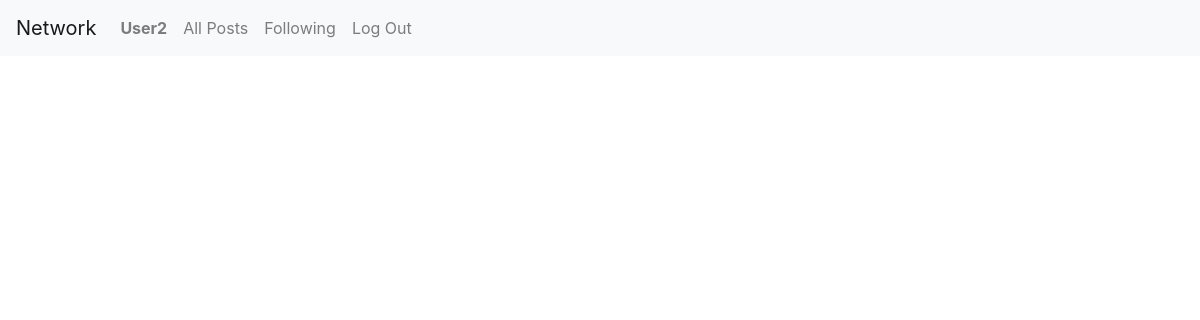
Before: /following (signed in) with the older database file.
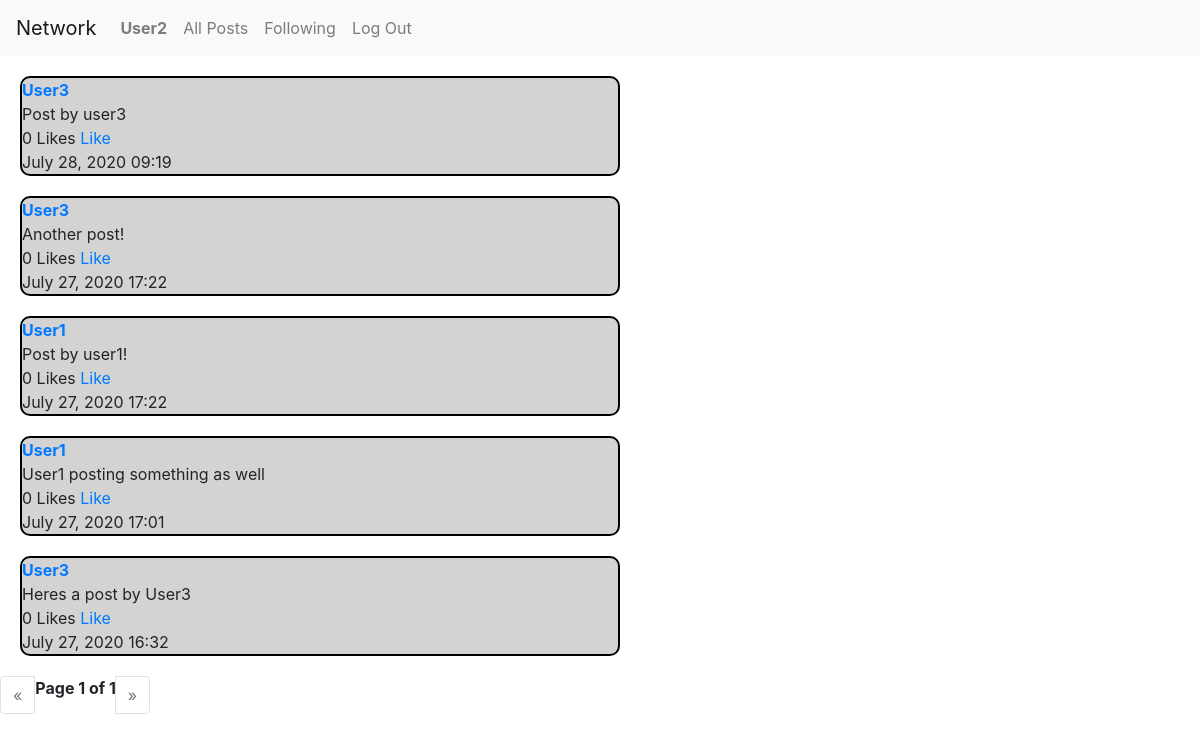
After: the same page with the newer database file.
### network/models.py (models this page shows, shortened)
class Post(models.Model):
    user = models.ForeignKey(User, on_delete=models.CASCADE, related_name="auth")
    post = models.CharField(max_length = 140)
    likes = models.IntegerField(default=0, blank=True, null=True)
    time = models.CharField(max_length = 40, null=True)
    class Meta:
        ordering = ['-time']

class User(AbstractUser):
    pass

### network/views.py (the view)
# urls.py: path("following", views.following_view, name="following"),
def following_view(request):
    current_user = request.user
    current_user_follows = current_user.user_followed.all()
    following = []
    for follows in current_user_follows:
        user = follows.user_following
        if user in following:
            pass
        else:
            following.append(user)
    posts_list = Post.objects.all()
    posts = []
    for post in posts_list:
        if post.user in following:
            posts.append(post)
        else:
            pass
    paginator = Paginator(posts, 10)
    page = request.GET.get('page')
    posts = paginator.get_page(page)
    return render(request, "network/following.html",{
    "posts": posts,
    "following": following
    })

### network/templates/network/following.html (shortened to what this page needs)
{% extends 'network/layout.html' %}
{% block body %}
  {% for post in posts %}
    {% if post.user in following %}
    <div class="post">
      <a href="{% url 'profile' username=post.user %}"><strong>{{ post.user }}</strong></a>
      <br>
      {{ post.post }}
      <br>
      <div class="like">
        {{ post.likes }} Likes
        <a href=""class="likes">Like</a>
      </div>
      {{ post.time }}
    </div>
    {% endif %}
  {% endfor %}
{% endblock %}

### network/templates/network/layout.html (shortened to what this page needs)
{% load static %}
<!DOCTYPE html>
<html lang="en">
    <head>
        <link rel="stylesheet" href="https://stackpath.bootstrapcdn.com/bootstrap/4.4.1/css/bootstrap.min.css">
        <link href="{% static 'network/styles.css' %}" rel="stylesheet">
    </head>
    <body>
        <nav class="navbar navbar-expand-lg navbar-light bg-light">
            <a class="navbar-brand" href="#">Network</a>
            <div>
              <ul class="navbar-nav mr-auto">
                {% if user.is_authenticated %}
                    <li class="nav-item">
                        <a class="nav-link" href="{{ user.username }}"><strong>{{ user.username }}</strong></a>
                    </li>
                {% endif %}
                <li class="nav-item">
                  <a class="nav-link" href="{% url 'index' %}">All Posts</a>
                </li>
                {% if user.is_authenticated %}
                    <li class="nav-item">
                        <a class="nav-link" href="{% url 'following' %}">Following</a>
                    </li>
                    <li class="nav-item">
                        <a class="nav-link" href="{% url 'logout' %}">Log Out</a>
                    </li>
                {% endif %}
              </ul>
            </div>
          </nav>
        <div class="body">
            {% block body %}
            {% endblock %}
            {% if user.is_authenticated %}
            {% if posts %}
          <nav aria-label="Page navigation">
            <ul class="pagination">
              {% if posts.has_previous %}
              <li class="page-item">
              <a class="page-link " href="?page={{ posts.previous_page_number }}" aria-label="Previous">
              {% else %}
              <li class="page-item disabled">
              <a class="page-link " href="" aria-label="Previous">
              {% endif %}
                <span aria-hidden="true">&laquo;</span>
              </a>
            </li>
            <strong>Page {{ posts.number }} of {{ posts.paginator.num_pages }}</strong>
            {% if posts.has_next %}
            <li class="page-item">
              <a class="page-link" href="?page={{ posts.next_page_number }}" aria-label="Next">
            {% else %}
            <li class="page-item disabled">
              <a class="page-link" href="" aria-label="Next">
            {% endif %}
                <span aria-hidden="true">&raquo;</span>
              </a>
            </li>
          </ul>
        </nav>
        {% endif %}
        {% endif %}
        </div>
    </body>
</html>

Changed rows visible on the page:
added Post: user "User3", post "Post by user3", likes "0", time "July 28, 2020 09:19"
added Post: user "User3", post "Another post!", likes "0", time "July 27, 2020 17:22"
added Post: user "User1", post "Post by user1!", likes "0", time "July 27, 2020 17:22"
now on this page (row edited): Post: user "User1", post "User1 posting something as well", likes "0", time "July 27, 2020 17:01"
added Post: user "User3", post "Heres a post by User3", likes "0", time "July 27, 2020 16:32"
Other visible differences:
{{ posts.number }}: (not shown) → "1"
{{ posts.paginator.num_pages }}: (not shown) → "1"
text now shown: "« Page of »"
